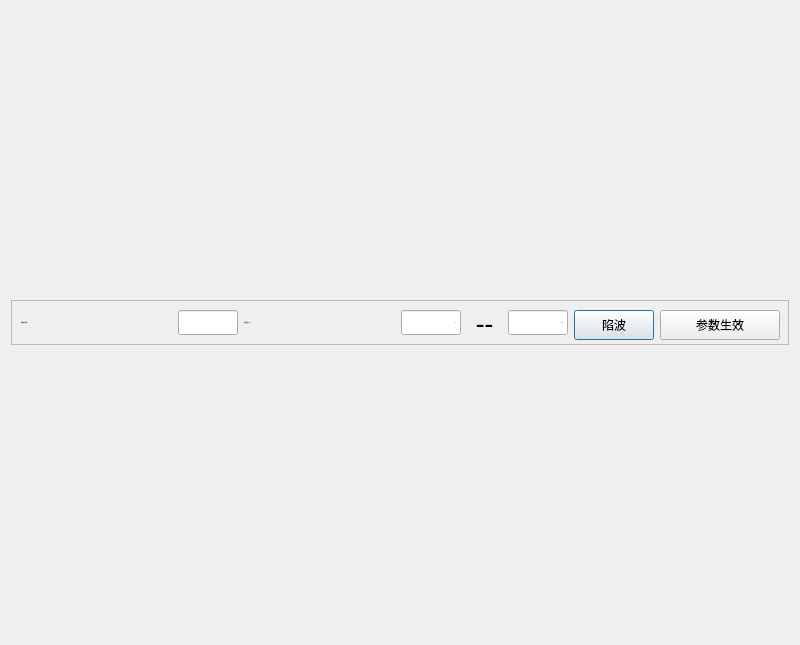
<?xml version="1.0" encoding="UTF-8"?>
<ui version="4.0">
 <class>Dialog</class>
 <widget class="QDialog" name="Dialog">
  <property name="geometry">
   <rect>
    <x>0</x>
    <y>0</y>
    <width>800</width>
    <height>645</height>
   </rect>
  </property>
  <property name="minimumSize">
   <size>
    <width>800</width>
    <height>0</height>
   </size>
  </property>
  <property name="windowTitle">
   <string>Dialog</string>
  </property>
  <layout class="QVBoxLayout" name="verticalLayout_2">
   <item>
    <widget class="QFrame" name="frame">
     <property name="minimumSize">
      <size>
       <width>0</width>
       <height>45</height>
      </size>
     </property>
     <property name="maximumSize">
      <size>
       <width>16777215</width>
       <height>45</height>
      </size>
     </property>
     <property name="frameShape">
      <enum>QFrame::StyledPanel</enum>
     </property>
     <property name="frameShadow">
      <enum>QFrame::Raised</enum>
     </property>
     <layout class="QHBoxLayout" name="horizontalLayout">
      <item>
       <widget class="QLabel" name="label">
        <property name="minimumSize">
         <size>
          <width>160</width>
          <height>25</height>
         </size>
        </property>
        <property name="maximumSize">
         <size>
          <width>160</width>
          <height>25</height>
         </size>
        </property>
        <property name="font">
         <font>
          <family>楷体</family>
          <pointsize>-1</pointsize>
          <weight>50</weight>
          <italic>false</italic>
          <bold>false</bold>
         </font>
        </property>
        <property name="styleSheet">
         <string notr="true">font: 20px &quot;楷体&quot;;</string>
        </property>
        <property name="text">
         <string>分析时长（秒）：</string>
        </property>
       </widget>
      </item>
      <item>
       <widget class="QLineEdit" name="timeEdit">
        <property name="minimumSize">
         <size>
          <width>60</width>
          <height>25</height>
         </size>
        </property>
        <property name="maximumSize">
         <size>
          <width>60</width>
          <height>25</height>
         </size>
        </property>
        <property name="font">
         <font>
          <family>楷体</family>
          <pointsize>-1</pointsize>
          <weight>50</weight>
          <italic>false</italic>
          <bold>false</bold>
         </font>
        </property>
        <property name="styleSheet">
         <string notr="true">font: 20px &quot;楷体&quot;;
</string>
        </property>
        <property name="text">
         <string>1</string>
        </property>
        <property name="alignment">
         <set>Qt::AlignRight|Qt::AlignTrailing|Qt::AlignVCenter</set>
        </property>
       </widget>
      </item>
      <item>
       <widget class="QLabel" name="label_2">
        <property name="minimumSize">
         <size>
          <width>160</width>
          <height>25</height>
         </size>
        </property>
        <property name="maximumSize">
         <size>
          <width>160</width>
          <height>25</height>
         </size>
        </property>
        <property name="font">
         <font>
          <family>楷体</family>
          <pointsize>-1</pointsize>
          <weight>50</weight>
          <italic>false</italic>
          <bold>false</bold>
         </font>
        </property>
        <property name="styleSheet">
         <string notr="true">font: 20px &quot;楷体&quot;;</string>
        </property>
        <property name="text">
         <string>显示频段（Hz）：</string>
        </property>
       </widget>
      </item>
      <item>
       <widget class="QLineEdit" name="flEdit">
        <property name="minimumSize">
         <size>
          <width>60</width>
          <height>25</height>
         </size>
        </property>
        <property name="maximumSize">
         <size>
          <width>60</width>
          <height>25</height>
         </size>
        </property>
        <property name="font">
         <font>
          <family>楷体</family>
          <pointsize>-1</pointsize>
          <weight>50</weight>
          <italic>false</italic>
          <bold>false</bold>
         </font>
        </property>
        <property name="styleSheet">
         <string notr="true">font: 20px &quot;楷体&quot;;</string>
        </property>
        <property name="text">
         <string>0</string>
        </property>
        <property name="alignment">
         <set>Qt::AlignRight|Qt::AlignTrailing|Qt::AlignVCenter</set>
        </property>
       </widget>
      </item>
      <item>
       <widget class="QLabel" name="label_3">
        <property name="minimumSize">
         <size>
          <width>35</width>
          <height>20</height>
         </size>
        </property>
        <property name="maximumSize">
         <size>
          <width>35</width>
          <height>20</height>
         </size>
        </property>
        <property name="font">
         <font>
          <family>8514oem</family>
          <pointsize>20</pointsize>
         </font>
        </property>
        <property name="text">
         <string>--</string>
        </property>
        <property name="alignment">
         <set>Qt::AlignCenter</set>
        </property>
       </widget>
      </item>
      <item>
       <widget class="QLineEdit" name="fhEdit">
        <property name="minimumSize">
         <size>
          <width>60</width>
          <height>25</height>
         </size>
        </property>
        <property name="maximumSize">
         <size>
          <width>60</width>
          <height>25</height>
         </size>
        </property>
        <property name="font">
         <font>
          <family>楷体</family>
          <pointsize>-1</pointsize>
          <weight>50</weight>
          <italic>false</italic>
          <bold>false</bold>
         </font>
        </property>
        <property name="styleSheet">
         <string notr="true">font: 20px &quot;楷体&quot;;</string>
        </property>
        <property name="text">
         <string>100</string>
        </property>
        <property name="alignment">
         <set>Qt::AlignRight|Qt::AlignTrailing|Qt::AlignVCenter</set>
        </property>
       </widget>
      </item>
      <item>
       <widget class="QPushButton" name="notchBtn">
        <property name="minimumSize">
         <size>
          <width>80</width>
          <height>30</height>
         </size>
        </property>
        <property name="maximumSize">
         <size>
          <width>80</width>
          <height>30</height>
         </size>
        </property>
        <property name="styleSheet">
         <string notr="true">font: 20px &quot;楷体&quot;;</string>
        </property>
        <property name="text">
         <string>陷波</string>
        </property>
       </widget>
      </item>
      <item>
       <widget class="QPushButton" name="updateBtn">
        <property name="minimumSize">
         <size>
          <width>120</width>
          <height>30</height>
         </size>
        </property>
        <property name="maximumSize">
         <size>
          <width>120</width>
          <height>30</height>
         </size>
        </property>
        <property name="styleSheet">
         <string notr="true">font: 20px &quot;楷体&quot;;</string>
        </property>
        <property name="text">
         <string>参数生效</string>
        </property>
       </widget>
      </item>
      <item>
       <spacer name="horizontalSpacer">
        <property name="orientation">
         <enum>Qt::Horizontal</enum>
        </property>
        <property name="sizeHint" stdset="0">
         <size>
          <width>40</width>
          <height>20</height>
         </size>
        </property>
       </spacer>
      </item>
     </layout>
    </widget>
   </item>
   <item>
    <layout class="QVBoxLayout" name="vlayout"/>
   </item>
  </layout>
 </widget>
 <resources/>
 <connections/>
</ui>
